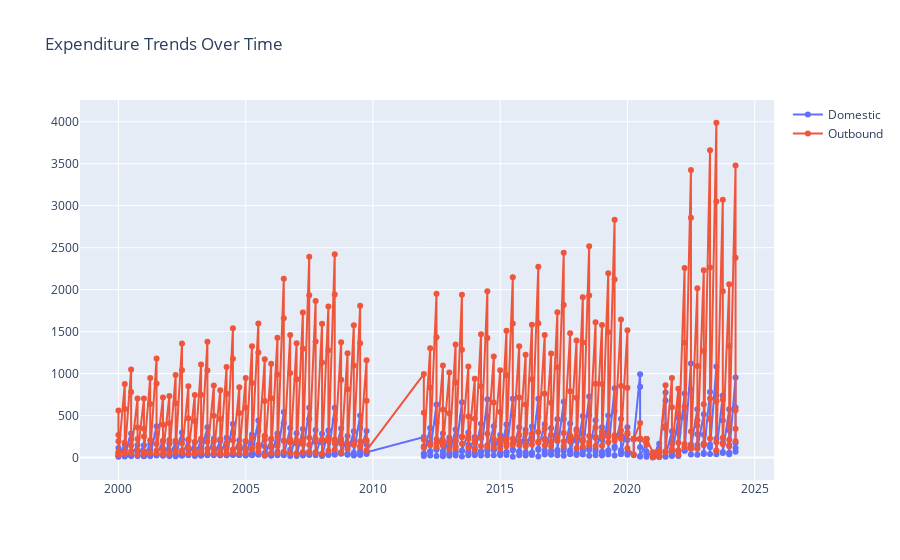

This figure's notebook cell:
### Code cell
fig3 = go.Figure()
for travel_type in ['Domestic', 'Outbound']:
    data = expenditure_df[expenditure_df['Domestic'] == travel_type]
    fig3.add_trace(
        go.Scatter(
            x=data['Date'],
            y=data['VALUE'],
            name=travel_type,
            mode='lines+markers'
        )
    )
fig3.update_layout(title='Expenditure Trends Over Time')
fig3.show()

### Figure 1 — Plotly figure (JSON) as saved in the notebook; plotly's stock layout.template omitted (floating-point values rounded to 4 significant figures; data arrays with more than 128 entries replaced by an {"elided": "..."} marker saying what was removed)
{"data": [{"mode": "lines+markers", "name": "Domestic", "type": "scatter", "x": {"elided": "450 str values"}, "y": {"elided": "450 float values"}}, {"mode": "lines+markers", "name": "Outbound", "type": "scatter", "x": {"elided": "450 str values"}, "y": {"elided": "450 float values"}}], "layout": {"title": {"text": "Expenditure Trends Over Time"}}}
